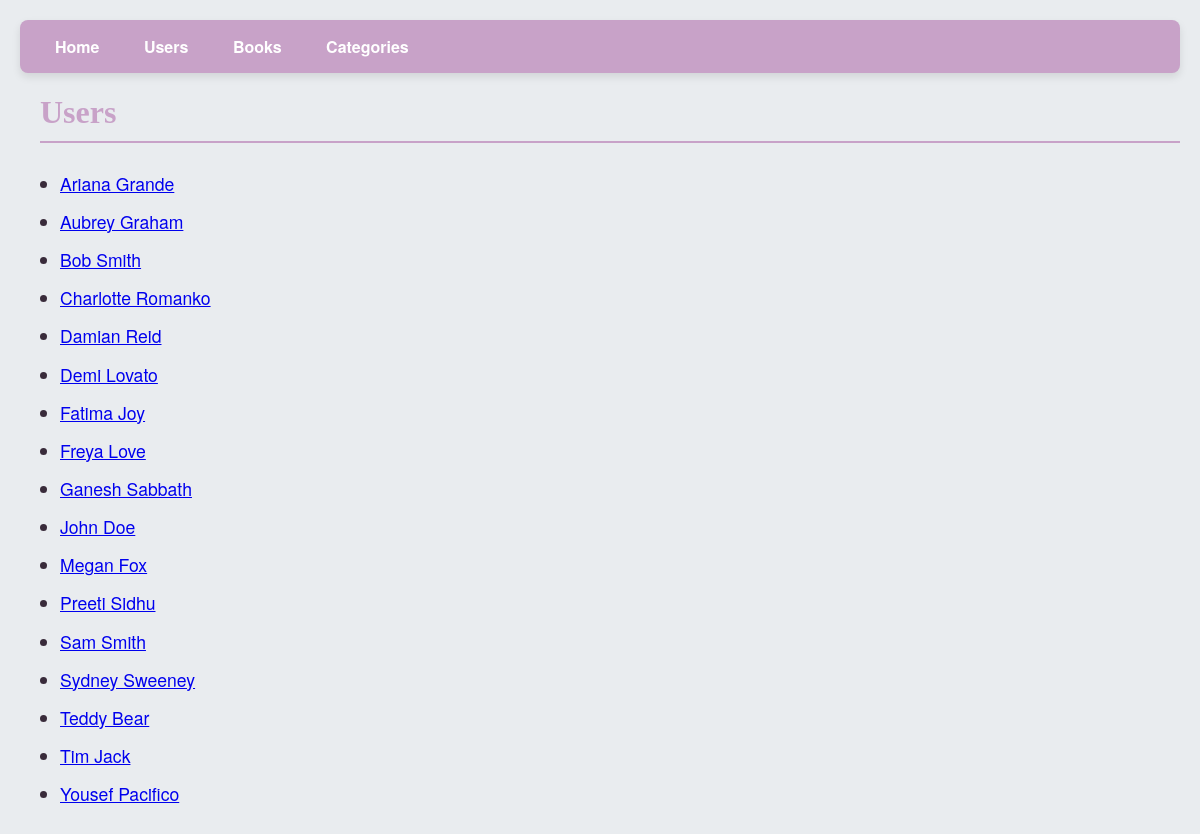
Screenshot of /users with the database file from the repository.
### models.py (models this page shows)
class User(db.Model):
    id = mapped_column(Integer, primary_key=True)
    name = mapped_column(String)
    rented = relationship("BookRental", back_populates="user")

### app.py (the view)
@app.route("/users")
def users():
    statement = select(User).order_by(User.name)
    records = db.session.execute(statement).scalars()
    return render_template("users.html", users=records)

### templates/users.html
{% extends "base.html" %}
{% block content %}
<h1>Users</h1>
<ul>
{% for user in users %}
    <li><a href="{{ url_for('user_detail', id=user.id) }}">{{ user.name }}</a></li>
{% endfor %}
</ul>
{% endblock %}

### templates/base.html (shortened to what this page needs)
<!doctype html>
<html lang="en">
    <head>
        <link rel="stylesheet" href="{{ url_for('static', filename='style.css') }}">
    </head>
    <body>
        <nav>
            <a href="{{ url_for('home') }}">Home</a>
            <a href="{{ url_for('users') }}">Users</a>
            <a href="{{ url_for('books') }}">Books</a>
            <a href="{{ url_for('categories') }}">Categories</a>
        </nav>
        {% block content %}
        {% endblock %}
    </body>
</html>

### static/style.css (style rules this page uses)
body { font-family: 'Helvetica Neue', Arial, sans-serif; background-color: #e9ecef; color: #392b3a; margin: 0; padding: 20px; }
nav { background-color: #c8a2c8; padding: 15px; border-radius: 8px; box-shadow: 0 4px 8px rgba(0, 0, 0, 0.1); }
nav a { margin: 0 20px; text-decoration: none; color: #fff; font-weight: bold; transition: color 0.3s, transform 0.3s; }
h1 { color: #c8a2c8; font-family: 'Georgia', serif; margin-left: 20px; border-bottom: 2px solid #c8a2c8; padding-bottom: 10px; }
ul, ol { margin: 20px 0; padding-left: 40px; line-height: 1.6; font-size: 1.1rem; color: #392b3a; }
ul li, ol li { padding: 5px 0; }

### rows the page displays
User: name "Ariana Grande"
User: name "Aubrey Graham"
User: name "Bob Smith"
User: name "Charlotte Romanko"
User: name "Damian Reid"
User: name "Demi Lovato"
User: name "Fatima Joy"
User: name "Freya Love"
User: name "Ganesh Sabbath"
User: name "John Doe"
User: name "Megan Fox"
User: name "Preeti Sidhu"
User: name "Sam Smith"
User: name "Sydney Sweeney"
User: name "Teddy Bear"
User: name "Tim Jack"
User: name "Yousef Pacifico"
